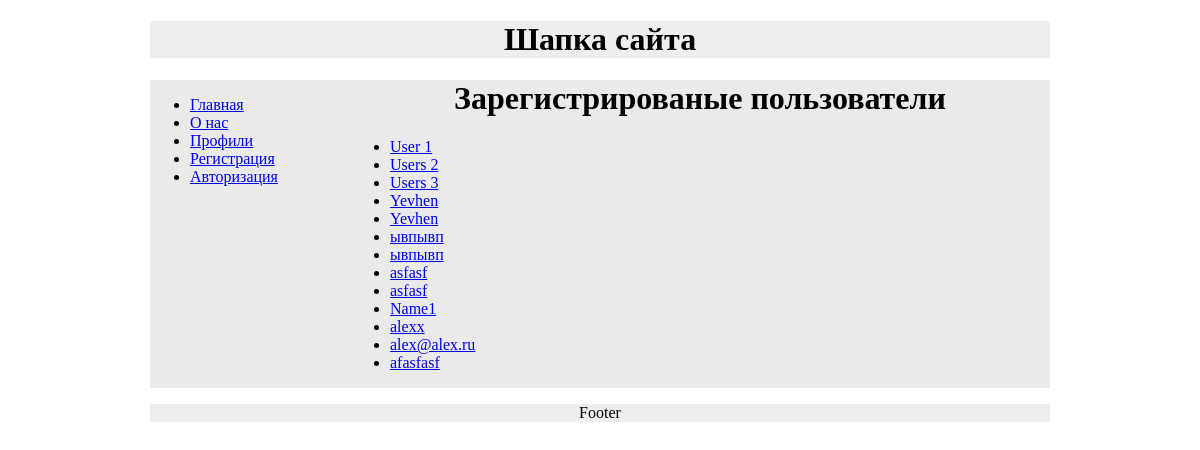
The page /profile/ on the database as committed earlier.
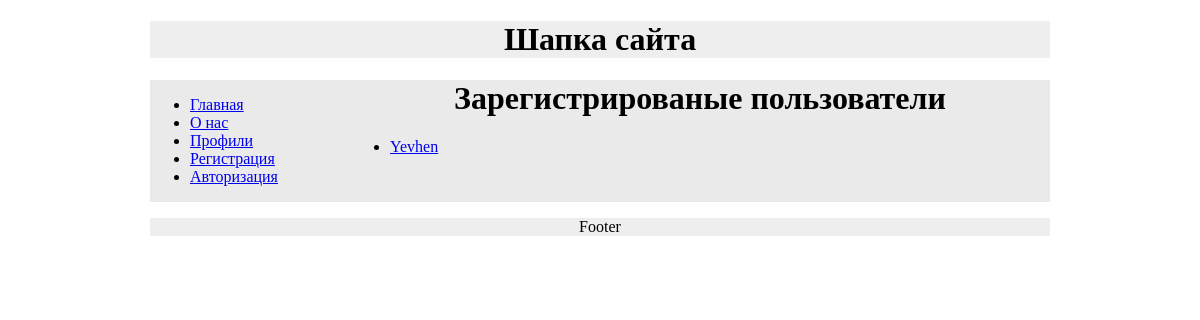
The same page on the database as committed later.
### mySite/models.py (models this page shows)
class Users(models.Model):
    name = models.CharField(max_length=70, verbose_name="Имя: ")
    age = models.IntegerField(verbose_name="Возраст: ")
    email = models.EmailField(verbose_name="Email: ")
    poll = [
        ('m', 'мужской'),
        ('w', 'женский')
    ]
    poll = models.CharField(choices=poll, max_length=1, verbose_name="Ваш пол: ")
    password = models.CharField(max_length=70, verbose_name='Password: ', default='12345')
    def __str__(self):
        return self.name

### mySite/views.py (the view)
# urls.py: path('profile/', views.profile, name='profile'),
def profile(request):
    us = Users.objects.all()
    print(us)
    context = {
        'uss':us
    }
    return render(request, 'profilelist.html', context=context)

### templates/profilelist.html (shortened to what this page needs)
{% extends 'main.html' %}
{% block content %}
<h1 align="center">Зарегистрированые пользователи</h1>
<ul>
{% for us in uss %}
<li><a href="/panel/?id={{us.id}}">{{us.name}}</a></li>
{% endfor %}
</ul>
{% endblock %}

Rows that differ between the two databases and show on the page:
removed Users: name "User 1"
removed Users: name "Users 2"
removed Users: name "Users 3"
removed Users: name "Yevhen"
removed Users: name "ывпывп"
removed Users: name "ывпывп"
removed Users: name "asfasf"
removed Users: name "asfasf"
removed Users: name "Name1"
removed Users: name "alexx"
removed Users: name "alex@alex.ru"
removed Users: name "afasfasf"
